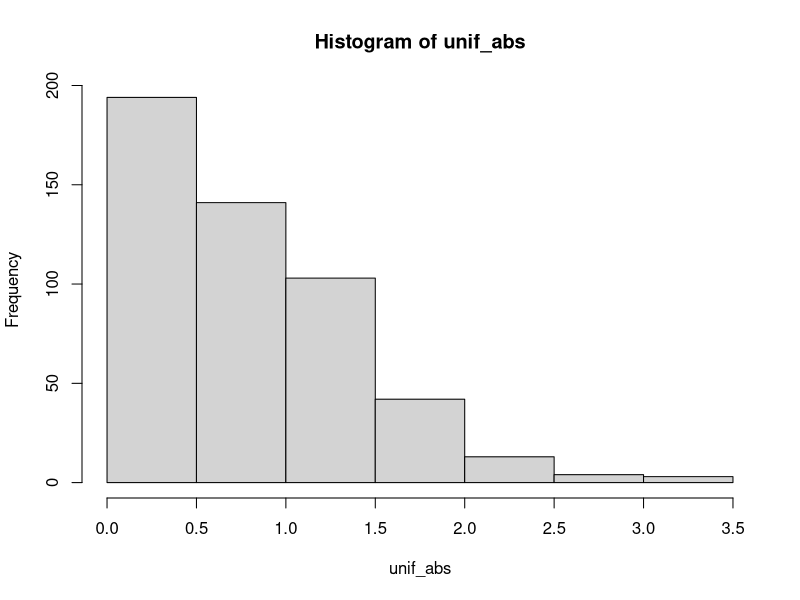
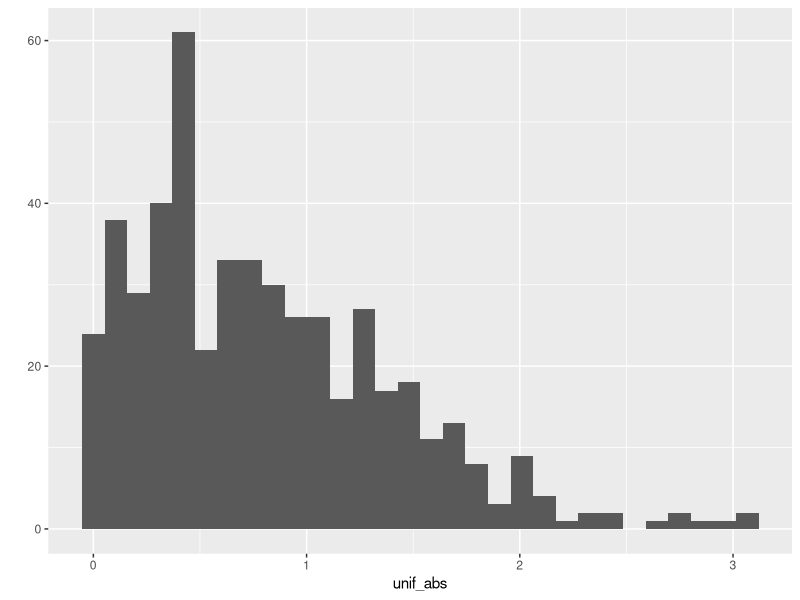
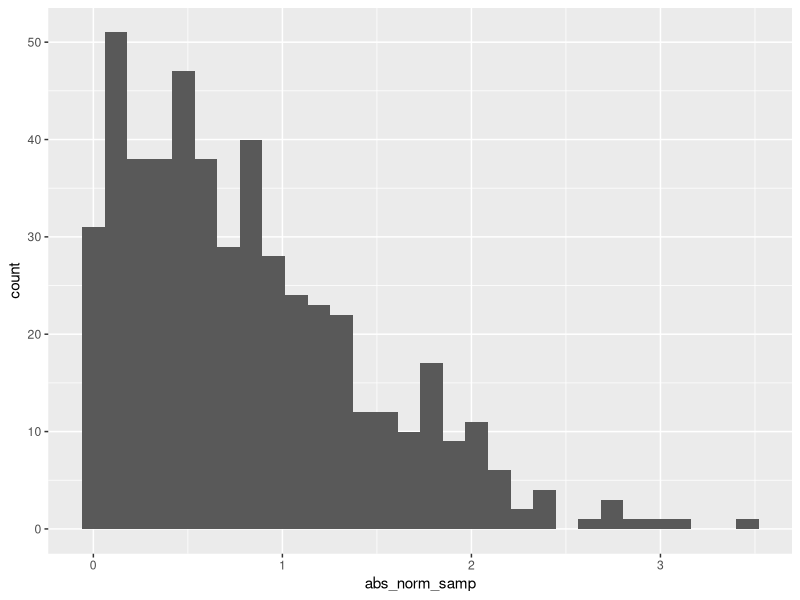

The R source for these figures, in order:
## ---- chunk 1
samp = rnorm(100)
length(samp)
## ---- chunk 2
unif <- rnorm(500)
unif_abs <- abs(unif)
hist(unif_abs)
## ---- chunk 3
# ggplot(unif_abs,)
library(tidyverse)
qplot(unif_abs, geom="histogram")

## ---- chunk 4
la_df = tibble(
  norm_samp = rnorm(500),
  abs_norm_samp = abs(norm_samp)
)

ggplot(la_df, aes(x = abs_norm_samp)) + geom_histogram()
